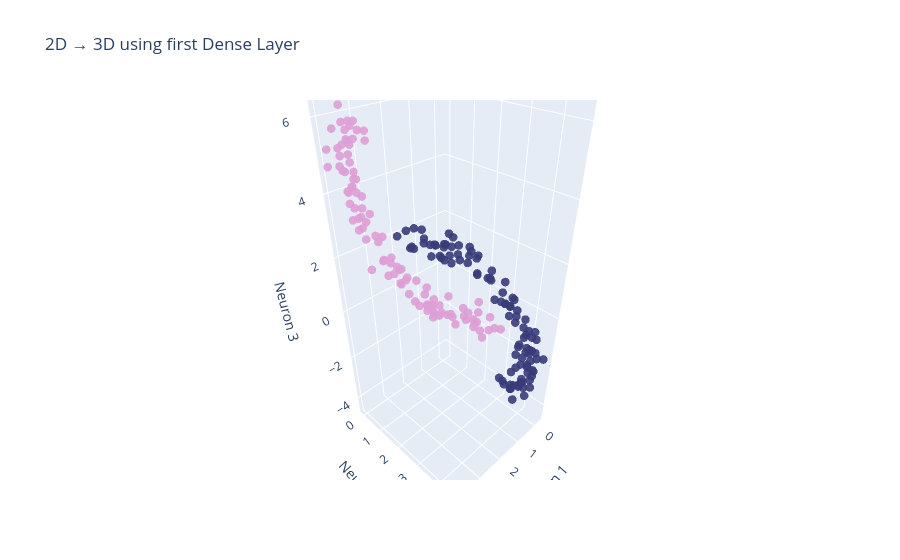

This figure's notebook cell:
### Markdown cell above
# Plotting first linear transformation

### Code cell
plot_3d_output(Z1, y, "2D → 3D using first Dense Layer")

### Figure 1 — Plotly figure (JSON) as saved in the notebook; plotly's stock layout.template omitted (floating-point values rounded to 4 significant figures; data arrays with more than 128 entries replaced by an {"elided": "..."} marker saying what was removed)
{"data": [{"marker": {"color": {"elided": "200 int values"}, "colorscale": [[0, "rgb(57, 59, 121)"], [1, "rgb(222, 158, 214)"]], "opacity": 0.9, "size": 5, "symbol": "circle"}, "mode": "markers", "type": "scatter3d", "x": {"elided": "200 float values"}, "y": {"elided": "200 float values"}, "z": {"elided": "200 float values"}}], "layout": {"scene": {"xaxis": {"title": {"text": "Neuron 1"}}, "yaxis": {"title": {"text": "Neuron 2"}}, "zaxis": {"title": {"text": "Neuron 3"}}}, "title": {"text": "2D → 3D using first Dense Layer"}}}
